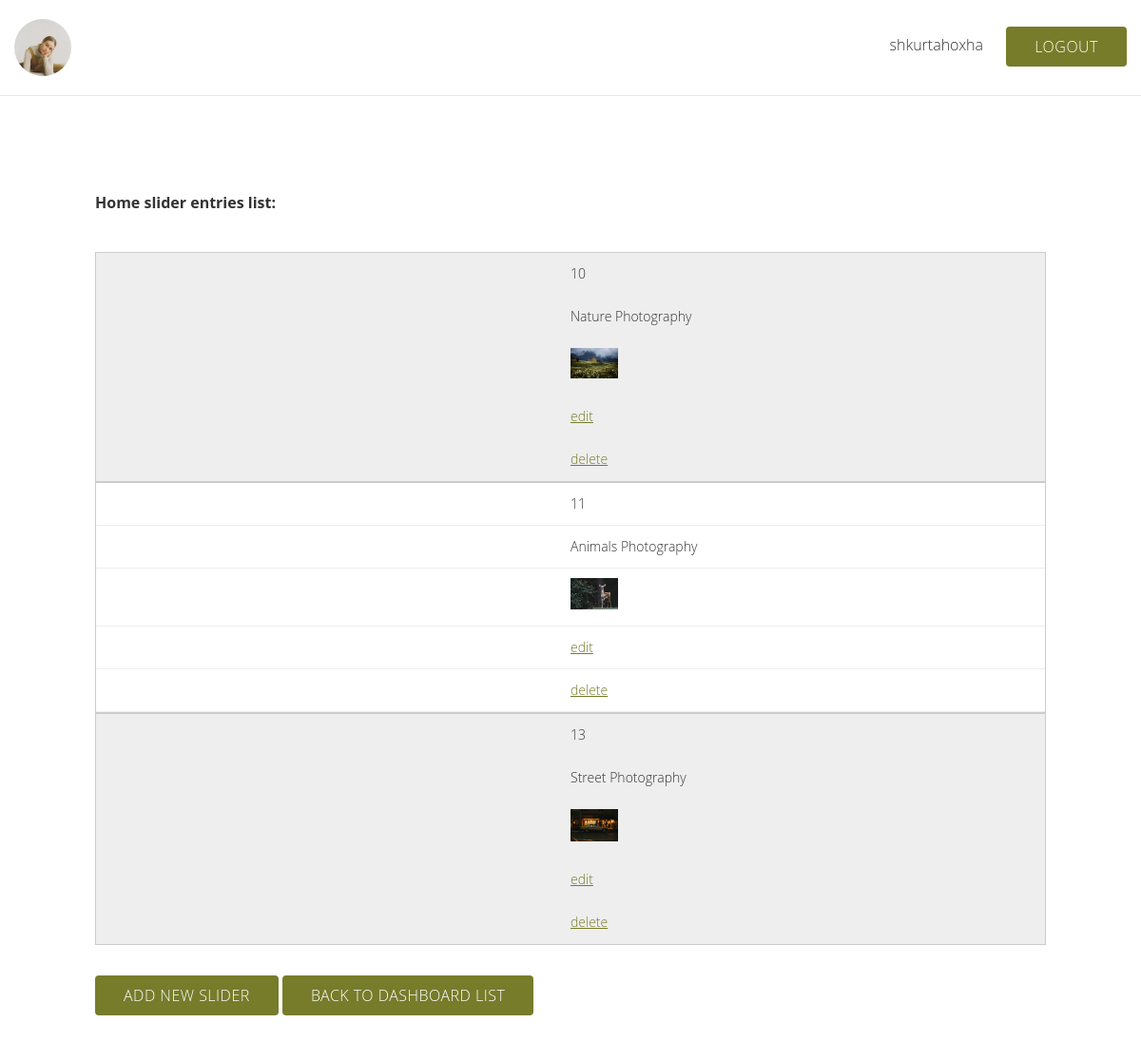
Page /listing.php (signed in) on the committed database.
### tables this page shows
CREATE TABLE `homeslider` (
  `id` int(11) NOT NULL,
  `title` varchar(256) NOT NULL,
  `image` varchar(256) NOT NULL
);

### db/Dbconnect.php (called while the page is built)
<?php
class Dbconnect
{
    private $_localhost = 'localhost';
    private $_user = 'root';
    private $_password = '';
    private $_dbname = 'photography';
    protected $connection;
    public function __construct()
    {
        if (!isset($this->connection)) {
            $this->connection = new mysqli($this->_localhost, $this->_user, $this->_password, $this->_dbname);
        }
        return $this->connection;
    }
}

### Crud.php (called while the page is built, shortened)
<?php
include_once('db/Dbconnect.php');
class Crud extends Dbconnect
{
    public function selectalldata($table)
    {
        $select = "SELECT * FROM $table";
        $select1 = $this->connection->query($select);
        return $select1;
    }
}
?>

### listing.php (the view, shortened to what this page needs)
<?php
include("layout/header.php");
include_once("Crud.php");
if (isset($_SESSION['username']) && isset($_SESSION['id'])) { ?>
<nav>
    <?php if ($_SESSION['role'] == 'admin') { ?>
        <div class="admin-top-header flex custom-justify">
            <figure class="admin-logo">
                <img src="assets/images/general/Shkurta-Photographer.jpg" alt="" title="">
            </figure>
            <div class="dashboard-btns">
                <?= $_SESSION['username'] ?>
                <a href="logout.php" class="btn">Logout</a>
            </div>
        </div>
        <div class="tabset">
            <h4>Home slider entries list:</h4>
            <table class="table table-striped">
                <tbody>
                <?php
                $crud = new crud();
                $result = $crud->selectalldata("homeslider");
                while ($data = mysqli_fetch_array($result)) {
                    ?>
                    <tr>
                        <td><?php echo $data['id']; ?></td>
                        <td><?php echo $data['title']; ?></td>
                        <td><img src="assets/images/general/<?php echo $data['image']; ?>" style="width: 50px;"></td>
                        <td><a href="edit-homeslider.php?editid=<?php echo $data['id']; ?>">edit</td>
                        <td><a href="listing.php?delid=<?php echo $data['id']; ?>" onclick=" return confirm('Do You really want to delete this data')">delete</td>
                    </tr>
                <?php } ?>
                </tbody>
            </table>
            <a href="add-homeslider.php" class="btn">Add new slider</a>
            <a href="dashboard.php" class="btn">Back to dashboard list</a>
        </div>
    <?php } else { ?>
        <h2>Welcome <?= $_SESSION['username'] ?></h2>
        <a href="logout.php" class="btn btn-dark">Logout</a>
    <?php } ?>
    <?php } else {
        header("Location: index.php");
    } ?>
</nav>

### assets/css/style.css (style rules this page uses)
body { margin: 0; font-family: 'Literata', serif; overflow-x: hidden; }
.btn { padding: 10px 30px; vertical-align: middle; background: #767c2a; color: white; text-decoration: none; border-radius: 4px; letter-spacing: 0.5px; transition: 0.3s ease-in; text-transform: uppercase; cursor: pointer; }
.flex { display: flex; justify-content: center; }
table { width: 750px; border-collapse: collapse; margin: 40px 0; }
tr:nth-of-type(odd) { background: #eee; }
td, th { padding: 10px; border: 1px solid #ccc; text-align: left; font-size: 16px; }
td { font-size: 14px; }
td a { color: #767c2a; }
@media only screen and (max-width: 760px),
(min-device-width: 768px) and (max-device-width: 1024px) { table { width: 100%; } }
@media only screen and (max-width: 760px),
(min-device-width: 768px) and (max-device-width: 1024px) { table, thead, tbody, th, td, tr { display: block; } }
@media only screen and (max-width: 760px),
(min-device-width: 768px) and (max-device-width: 1024px) { tr { border: 1px solid #ccc; } }
@media only screen and (max-width: 760px),
(min-device-width: 768px) and (max-device-width: 1024px) { td { border: none; border-bottom: 1px solid #eee; position: relative; padding-left: 50%; } }
@media only screen and (max-width: 760px),
(min-device-width: 768px) and (max-device-width: 1024px) { td:before { position: absolute; top: 6px; left: 6px; width: 45%; padding-right: 10px; white-space: nowrap; content: attr(data-column); color: #000; font-weight: bold; } }
body { font: 16px/1.5em "Overpass", "Open Sans", Helvetica, sans-serif; color: #333; font-weight: 300; }
.tabset { margin: 100px; }
.admin-logo { width: 60px; height: 60px; border-radius: 50%; margin: 0; }
.admin-logo img { width: 100%; height: 100%; object-fit: cover; border-radius: 50%; }
.admin-top-header { border-bottom: 1px solid #e7e7e7; padding: 20px 15px; }
.custom-justify { justify-content: space-between; }
.dashboard-btns { margin-top: 15px; }
.dashboard-btns .btn { margin-left: 20px; }

### rows in the picture
homeslider: id "10", title "Nature Photography", image (picture)
homeslider: id "11", title "Animals Photography", image (picture)
homeslider: id "13", title "Street Photography", image (picture)

### other values in the picture
$_SESSION['username'] "shkurtahoxha"
